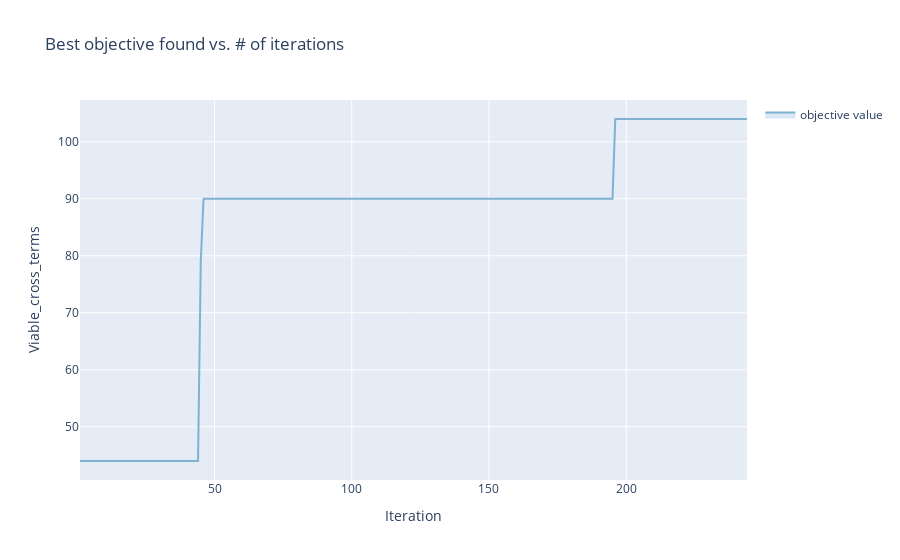

Notebook source saved alongside this figure:
### Code cell
render(Tag_client.get_optimization_trace())

### Figure 1 — Plotly figure (JSON) as saved in the notebook; plotly's stock layout.template omitted (floating-point values rounded to 4 significant figures; data arrays with more than 128 entries replaced by an {"elided": "..."} marker saying what was removed)
{"data": [{"hoverinfo": "none", "legendgroup": "", "line": {"width": 0}, "mode": "lines", "showlegend": false, "type": "scatter", "x": {"elided": "244 int values"}, "y": {"elided": "244 float values"}}, {"fill": "tonexty", "fillcolor": "rgba(128,177,211,0.3)", "legendgroup": "objective value", "line": {"color": "rgba(128,177,211,1)"}, "mode": "lines", "name": "objective value", "text": {"elided": "244 str values"}, "type": "scatter", "x": {"elided": "244 int values"}, "y": {"elided": "244 float values"}}, {"fill": "tonexty", "fillcolor": "rgba(128,177,211,0.3)", "hoverinfo": "none", "legendgroup": "", "line": {"width": 0}, "mode": "lines", "showlegend": false, "type": "scatter", "x": {"elided": "244 int values"}, "y": {"elided": "244 float values"}}], "layout": {"showlegend": true, "title": {"text": "Best objective found vs. # of iterations"}, "xaxis": {"title": {"text": "Iteration"}}, "yaxis": {"title": {"text": "Viable_cross_terms"}}}}
